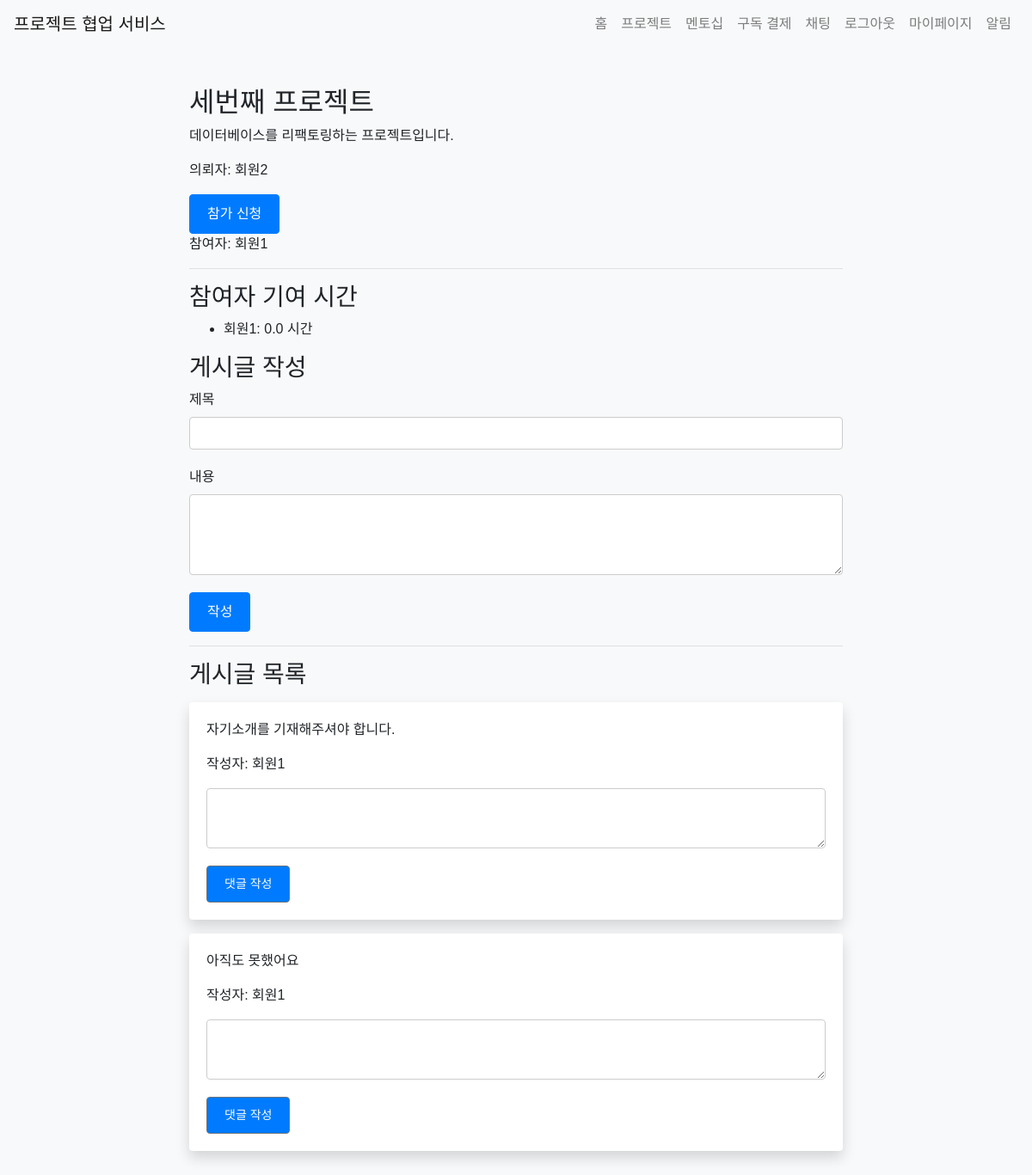
The page /project/detail/3 (signed in) on the database as committed earlier.
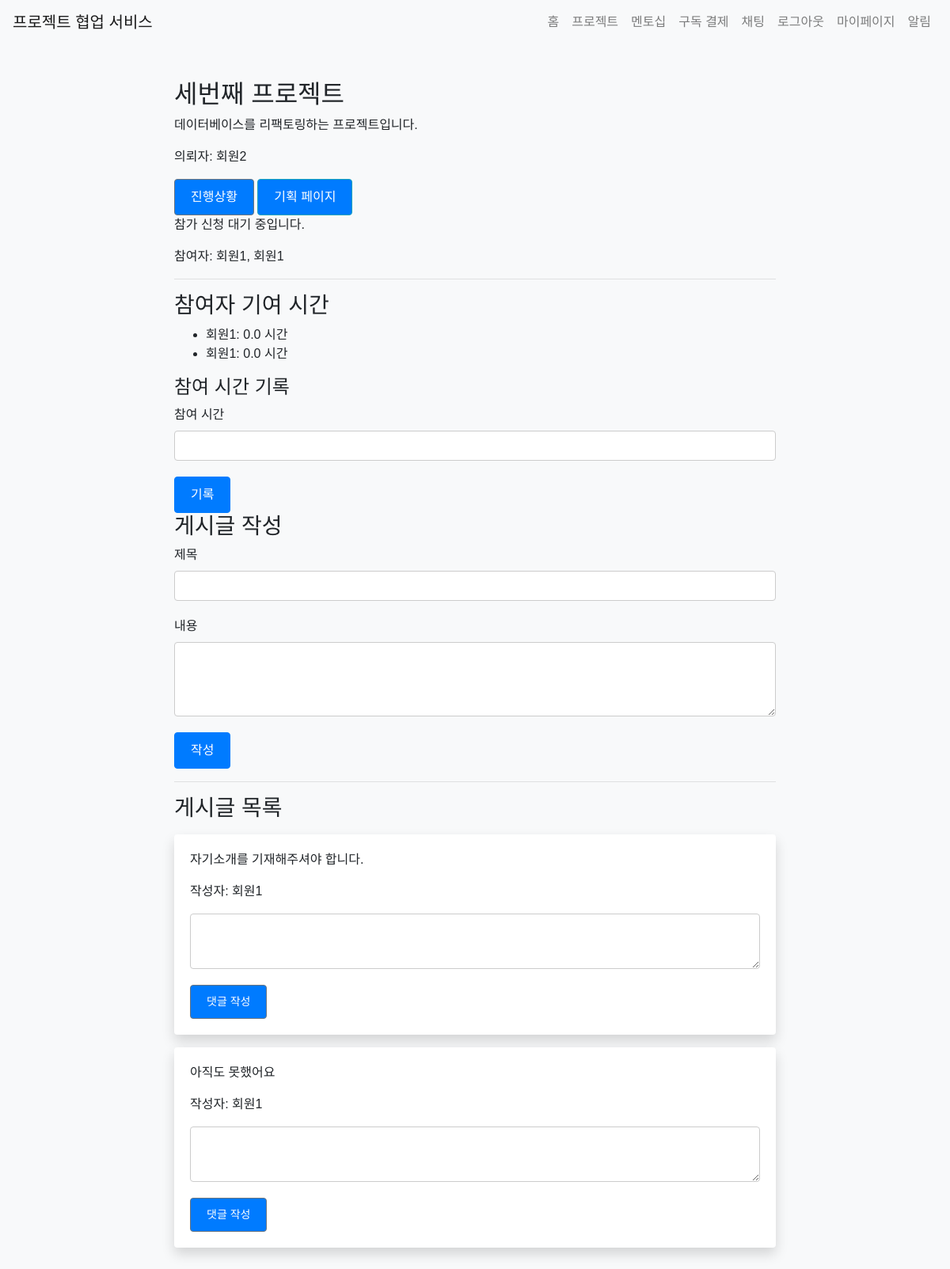
The same page on the database as committed later.
### app/models.py (models this page shows)
class Project(db.Model):
    id = db.Column(db.Integer, primary_key=True)
    title = db.Column(db.String(100), nullable=False)
    description = db.Column(db.Text, nullable=False)
    start_date = db.Column(db.Date, nullable=False)
    end_date = db.Column(db.Date, nullable=False)
    created_at = db.Column(db.DateTime, default=datetime.utcnow)
    client_id = db.Column(db.Integer, db.ForeignKey('user.id'), nullable=False)
    client = db.relationship('User', back_populates='created_projects')
    completed = db.Column(db.Boolean, default=False)
    participants = db.relationship('User', secondary='project_participant', back_populates='projects', overlaps="project_participants")
    project_participants = db.relationship('ProjectParticipant', back_populates='project', lazy=True, overlaps="participants,projects")
    overview = db.Column(db.Text)
    requirements = db.Column(db.Text)
    flowchart = db.Column(db.Text)
    timeline = db.Column(db.Text)

class User(UserMixin, db.Model):
    id = db.Column(db.Integer, primary_key=True)
    name = db.Column(db.String(100), nullable=False)
    email = db.Column(db.String(120), unique=True, nullable=False)
    password = db.Column(db.String(255), nullable=False)
    bio = db.Column(db.Text)
    chat_rooms = db.relationship('ChatRoom', secondary='chat_room_participant', back_populates='participants', overlaps="chat_room_participants", viewonly = True)
    chat_room_participants = db.relationship('ChatRoomParticipant', back_populates='user', overlaps="chat_rooms,participants")
    notifications = db.relationship('Notification', back_populates='user', lazy=True)
    projects = db.relationship('Project', secondary='project_participant', back_populates='participants', overlaps="project_participants")
    subscription = db.relationship('Subscription', back_populates='subscriber', uselist=False)
    created_projects = db.relationship('Project', back_populates='client', lazy=True, foreign_keys='Project.client_id')
    mentees = db.relationship('User',
                              secondary=mentorship_mentor,
                              primaryjoin=(mentorship_mentor.c.mentor_id == id),
                              secondaryjoin=(mentorship_mentor.c.mentee_id == id),
                              backref=db.backref('mentors', lazy='dynamic'),
                              lazy='dynamic')
    pending_mentees = db.relationship('User',
                                    secondary=mentorship_mentee,
                                    primaryjoin=(mentorship_mentee.c.mentor_id == id),
                                    secondaryjoin=(mentorship_mentee.c.mentee_id == id),
                                    backref=db.backref('pending_mentors', lazy='dynamic'),
                                    lazy='dynamic')
    project_participants = db.relationship('ProjectParticipant', back_populates='user', lazy=True, overlaps="projects")

class ProjectParticipant(db.Model):
    id = db.Column(db.Integer, primary_key=True)
    user_id = db.Column(db.Integer, db.ForeignKey('user.id'), nullable=False)
    project_id = db.Column(db.Integer, db.ForeignKey('project.id'), nullable=False)
    hours_contributed = db.Column(db.Float, default=0.0)
    accepted = db.Column(db.Boolean, default=False)  # 새로 추가된 필드
    user = db.relationship('User', back_populates='project_participants', overlaps="participants,projects")
    project = db.relationship('Project', back_populates='project_participants', overlaps="participants,projects")

class ProjectPost(db.Model):
    id = db.Column(db.Integer, primary_key=True)
    project_id = db.Column(db.Integer, db.ForeignKey('project.id'), nullable=False)
    user_id = db.Column(db.Integer, db.ForeignKey('user.id'), nullable=False)
    title = db.Column(db.String(100), nullable=False)
    content = db.Column(db.Text, nullable=False)
    created_at = db.Column(db.DateTime, default=datetime.utcnow)
    project = db.relationship('Project', backref=db.backref('posts', lazy=True))
    user = db.relationship('User', backref=db.backref('project_posts', lazy=True))

### app/views/project.py (the view)
@bp.route('/detail/<int:project_id>')
@login_required
def detail(project_id):
    project = Project.query.get_or_404(project_id)
    post_form = PostForm()
    comment_form = CommentForm()
    contribution_form = ContributionForm()
    accept_form = AcceptParticipantForm()
    participate_form = ParticipateForm()
    return render_template('project/detail.html', project=project, post_form=post_form, comment_form=comment_form, contribution_form = contribution_form, accept_form = accept_form, form=participate_form)

### app/forms.py
class PostForm(FlaskForm):
    title = StringField('제목', validators=[DataRequired()])
    content = TextAreaField('내용', validators=[DataRequired()])
    submit = SubmitField('작성')

class CommentForm(FlaskForm):
    content = TextAreaField('댓글', validators=[DataRequired()])
    submit = SubmitField('작성')

### app/__init__.py (called while the page is built)
@login_manager.user_loader
def load_user(user_id):
    if user_id is not None:
        return User.query.get(int(user_id))
    return None

### app/templates/project/detail.html (shortened to what this page needs)
{% extends 'base.html' %}
{% block content %}
<h2>{{ project.title }}</h2>
<p>{{ project.description }}</p>
<p>의뢰자: {{ project.client.name }}</p>
{% if current_user in project.participants or current_user == project.client %}
<a href="{{ url_for('project.progress', project_id=project.id) }}" class="btn btn-secondary">진행상황</a>
<a href="{{ url_for('project.plan', project_id=project.id) }}" class="btn btn-info">기획 페이지</a>
{% endif %}
{% if current_user != project.client %}
  {% if not project.completed %}
    {% set participant = project.project_participants|selectattr('user', 'equalto', current_user)|first %}
    {% if not participant %}
    <form action="{{ url_for('project.participate', project_id=project.id) }}" method="post">
      {{ form.submit(class="btn btn-primary") }}
    </form>
  {% elif not participant.accepted %}
    <p>참가 신청 대기 중입니다.</p>
  {% endif %}
  {% endif %}
{% endif %}
<p>참여자:
{% for participant in project.participants %}
    {{ participant.name }}{% if not loop.last %}, {% endif %}
{% endfor %}
</p>
<hr>
<h3>참여자 기여 시간</h3>
<ul>
  {% for participant in project.project_participants %}
    <li>{{ participant.user.name }}: {{ participant.hours_contributed }} 시간</li>
  {% endfor %}
</ul>
{% if current_user in project.participants %}
  <h4>참여 시간 기록</h4>
  <form action="{{ url_for('project.contribute', project_id=project.id) }}" method="post">
    <div class="form-group">
      {{ contribution_form.hours.label }}
      {{ contribution_form.hours(class="form-control") }}
    </div>
    {{ contribution_form.submit(class="btn btn-primary") }}
  </form>
{% endif %}
<h3>게시글 작성</h3>
<form action="{{ url_for('project.create_post', project_id=project.id) }}" method="post">
    <div class="form-group">
        {{ post_form.title.label }}
        {{ post_form.title(class="form-control") }}
    </div>
    <div class="form-group">
        {{ post_form.content.label }}
        {{ post_form.content(class="form-control", rows="3") }}
    </div>
    {{ post_form.submit(class="btn btn-primary") }}
</form>
<hr>
<h3>게시글 목록</h3>
{% for post in project.posts %}
<div class="card my-3">
    <div class="card-body">
        <p class="card-text">{{ post.content }}</p>
        <p class="card-text">작성자: {{ post.user.name }}</p>
        <form action="{{ url_for('project.create_comment', post_id=post.id) }}" method="post">
            <div class="form-group">
                <textarea name="content" class="form-control" rows="2"></textarea>
            </div>
            <button type="submit" class="btn btn-secondary btn-sm">댓글 작성</button>
        </form>
    </div>
</div>
{% endfor %}
{% endblock %}

### app/templates/base.html (shortened to what this page needs)
<!DOCTYPE html>
<html lang="ko">
<head>
    <link rel="stylesheet" href="https://maxcdn.bootstrapcdn.com/bootstrap/4.5.2/css/bootstrap.min.css">
    <link rel="stylesheet" href="{{ url_for('static', filename='css/style.css') }}">
</head>
<body>
    <nav class="navbar navbar-expand-lg navbar-light bg-light">
        <a class="navbar-brand" href="/">프로젝트 협업 서비스</a>
        <div class="collapse navbar-collapse" id="navbarNav">
            <ul class="navbar-nav ml-auto">
                <li class="nav-item">
                    <a class="nav-link" href="{{ url_for('main.index') }}">홈</a>
                </li>
                <li class="nav-item">
                    <a class="nav-link" href="{{ url_for('project.list_projects') }}">프로젝트</a>
                </li>
                {% if current_user.is_authenticated %}
                <li class="nav-item">
                    <a class="nav-link" href="{{ url_for('mentorship.index') }}">멘토십</a>
                </li>
                <li class="nav-item">
                    <a class="nav-link" href="{{ url_for('payments.subscribe') }}">구독 결제</a>
                </li>
                <li class="nav-item">
                    <a class="nav-link" href="{{ url_for('chat.chat_list') }}">채팅</a>
                </li>
                <li class="nav-item">
                    <a class="nav-link" href="{{ url_for('auth.logout') }}">로그아웃</a>
                </li>
                <li class="nav-item">
                    <a class="nav-link" href="{{ url_for('mypage.index') }}">마이페이지</a>
                </li>
                <li class="nav-item">
                    <a class="nav-link" href="{{ url_for('notification.index') }}">
                        알림
                    </a>
                </li>
                {% endif %}
            </ul>
        </div>
    </nav>
    <div class="container mt-4">
        {% block content %}{% endblock %}
    </div>
</body>
</html>

### app/static/css/style.css (style rules this page uses)
.btn-primary { background-color: #007bff; border-color: #007bff; }
body { font-family: Arial, sans-serif; background-color: #f8f9fa; margin: 0; padding: 0; }
.container { max-width: 800px; margin: 0 auto; padding: 20px; }
.form-group { margin-bottom: 20px; }
.form-control { width: 100%; padding: 10px; border: 1px solid #ccc; border-radius: 4px; }
.btn { display: inline-block; padding: 10px 20px; background-color: #007bff; color: #fff; text-decoration: none; border-radius: 4px; cursor: pointer; }
.btn-primary { background-color: #007bff; }
.card { border: none; box-shadow: 0 0.5rem 1rem rgba(0, 0, 0, 0.15); }

Rows that differ between the two databases and show on the page:
shown differently, row unchanged: User (number 2 of 3 on the later page): now shows ","
now on this page (row unchanged): User: name "회원1"
added ProjectParticipant: user.name "회원1", hours_contributed "0.0"
Other text that changed with them:
{{ contribution_form.hours.label }}: (not shown) → "참여 시간"
form field submit: (not shown) → "기록"
form field submit: "참가 신청" → (not shown)
text now shown: "진행상황 기획 페이지 참가 신청 대기 중입니다. 참여 시간 기록"
